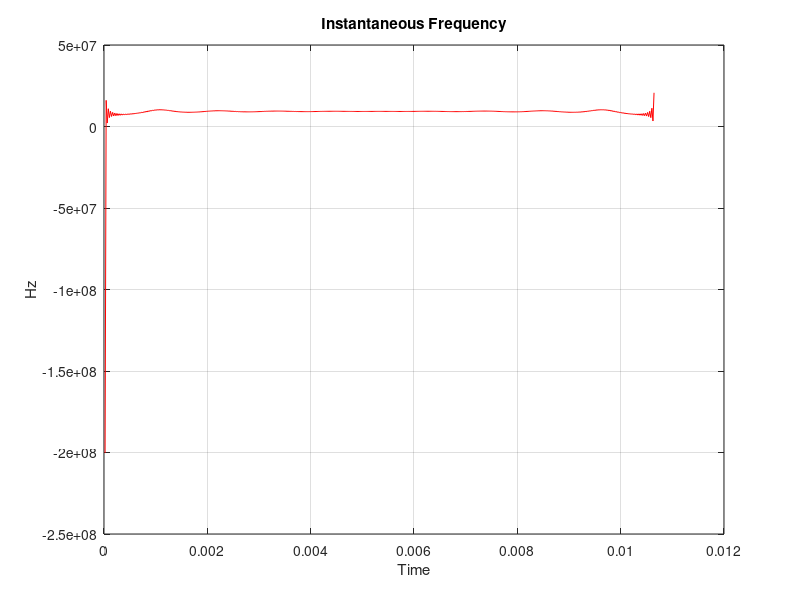

The MATLAB source for this figure:
%% Create tester
f = 888;
Amp = 1;
Fs = 48000;
ts = 1/Fs;
T = 0.04267/4;
t = 0:ts:(T - ts);
y = sin(2*pi*f*t)';

%% Load data in stead
y = csvread('x_signal888.txt');
y(:,2) = []; % Remove extra column

%% Calc with built in functions
%z = hilbert(y);
%instfreq = Fs/(2*pi)*diff(unwrap(angle(z)));

%% Home made
% hilbert
N = length(t);
W = 1;
y=fft(y);
% Division by 2, in stead of multiplication to keep everything below 1 on crosscore
y=[y(1,:)/2;
   y(2:N/2,:);
   y(N/2+1,:)./2;
   zeros(N/2-1, W)];
z=ifft(y);

%% read in file from CC which is already ifft
%load('../ifft_CC.mat');
%z=ifft_CC;
%z(:,2) = []; % Remove extra column
%% Do easy way
instfreq = Fs/(2*pi)*diff(unwrap(angle(z)));
za = angle(z);
zau = unwrap(angle(z));
zaud = diff(unwrap(angle(z)));

%% Angle
z = atan2(imag(z),real(z));

%% read in data which has already been taken argument off
%z = csvread('../y_argument.txt');
%z(:,2) = []; % Remove extra column

%% Unwrap
% https://stackoverflow.com/questions/15634400/continous-angles-in-c-eq-unwrap-function-in-matlab
% Scale to fit CC
z = (z/pi)*2^15;

for i = 2:N
  %dif = rem(z(i - 1) - z(i) + pi, 2 * pi);
  x = z(i - 1) - z(i) + 2^15;
  y = 2 * 2^15;
  %dif = rem(z(i - 1) - z(i) + 2^15, 2 * (2^15));
  dif = x - y * floor(x / y);
  if (dif < 0)
    %dif = dif + 2 * pi;
    dif = dif + 2 * 2^15;
  end
  %z(i) = dif - pi;
  z(i) = (dif - 2^15);
  z(i) = z(i - 1) - z(i);
end

%% Diff
for k = 2:(numel(z))
  z(k - 1, 1) = z(k) - z(k - 1);
end
% Remove last diff
z(end) = [];

z = Fs/(2*pi)*z;

%% Plot
plot(t(2:end),z, '-r')
%hold on
%plot(t(2:end),instfreq)
xlabel('Time')
ylabel('Hz')
grid on
title('Instantaneous Frequency')

disp((mean(z(100:end-100))/(2^15))*pi)
%disp(mean(z(100:end-100)))
